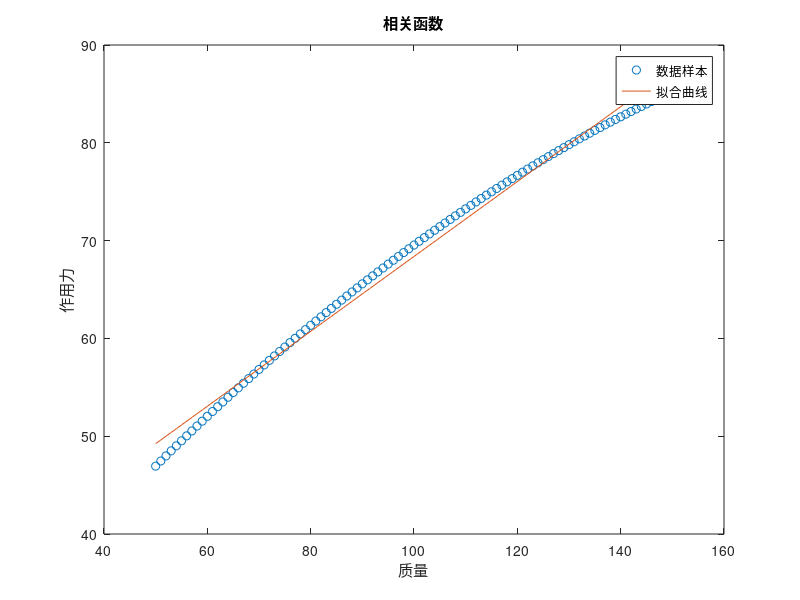

MATLAB code for this plot:
% 给定数据
X = [50, 51, 52, 53, 54, 55, 56, 57, 58, 59, 60, 61, 62, 63, 64, 65, 66, 67, 68, 69, 70, 71, 72, 73, 74, 75, 76, 77, 78, 79, 80, 81, 82, 83, 84, 85, 86, 87, 88, 89, 90, 91, 92, 93, 94, 95, 96, 97, 98, 99, 100, 101, 102, 103, 104, 105, 106, 107, 108, 109, 110, 111, 112, 113, 114, 115, 116, 117, 118, 119, 120, 121, 122, 123, 124, 125, 126, 127, 128, 129, 130, 131, 132, 133, 134, 135, 136, 137, 138, 139, 140, 141, 142, 143, 144, 145, 146, 147, 148, 149, 150];
Y = [46.94110991601692, 47.464607104496906, 47.98482319649363, 48.50180118621143, 49.015581374952994, 49.526201541984044, 50.03369710213875, 50.538101251331966, 51.03944510114282, 51.53775780336822, 52.033066665472454, 52.525397257720634, 53.01477351265144, 53.501217817602445, 53.98475110081793, 54.46539291163296, 54.94316149531129, 55.418073862862705, 55.89014585626181, 56.35939220943977, 56.82582660537883, 57.28946172954669, 57.75030932002591, 58.20838021449202, 58.66368439435851, 59.11623102620718, 59.56602850075151, 60.013084469507916, 60.45740587927352, 60.89899900464867, 61.33786947864174, 61.774022321579345, 62.20746196834423, 62.63819229410922, 63.06621663865946, 63.49153782937553, 63.914158202915424, 64.33407962584151, 64.75130351400632, 65.16583085102351, 65.5776622057175, 65.9867977486551, 66.39323726783267, 66.79698018357644, 67.19802556263534, 67.59637213161105, 67.9920182896646, 68.38496212060465, 68.77520140438743, 69.1627336280402, 69.54755599599, 69.92966544000916, 70.30905862852353, 70.68573197559054, 71.05968164938795, 71.43090358028412, 71.7993934685326, 72.16514679161851, 72.52815881120213, 72.88842457978653, 73.24593894700847, 73.60069656568528, 73.95269189752196, 74.30191921856527, 74.64837262441866, 74.99204603515453, 75.33293320004825, 75.67102770202348, 76.00632296194067, 76.33881224262352, 76.66848865270885, 76.99534515032101, 77.31937454655582, 77.64056950872612, 77.95892256357959, 78.27442610018284, 78.58707237279073, 78.89685350350385, 79.20376148477386, 79.50778818178597, 79.80892533473204, 80.10716456089867, 80.4024973566954, 80.69491509950595, 80.98440904944762, 81.27097035103456, 81.55459003472423, 81.83525901829188, 82.11296810825142, 82.3877080009946, 82.65946928398245, 82.9282424367764, 83.19401783196903, 83.4567857360419, 83.7165363101613, 83.97325961082979, 84.22694559052145, 84.47758409816788, 84.72516487963168, 84.96967757804161, 85.21111173407598];

% 多项式拟合
degree = 1; % 拟合多项式的次数
coefficients = polyfit(X, Y, degree); % 拟合系数

% 生成拟合曲线上的点
xFit = linspace(min(X), max(X), 100); % 在X的范围内生成100个点
yFit = polyval(coefficients, xFit); % 计算拟合曲线上的纵坐标

% 绘制原始数据和拟合曲线
plot(X, Y, 'o', xFit, yFit);
legend('数据样本', '拟合曲线');
xlabel('质量');
ylabel('作用力');
title('相关函数');
fprintf('%s',coefficients);